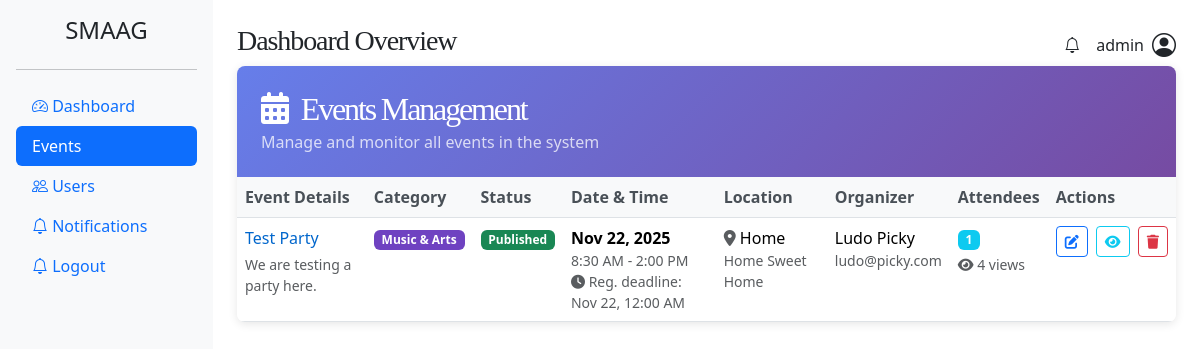
The app's page /events/ (signed in) with its own data.
### event_app/models.py (models this page shows, shortened)
class CustomUser(AbstractUser):
    ROLE_CHOICES = [
        ('admin', 'Admin'),
        ('organizer', 'Organizer'),
        ('attendee', 'Attendee'),
    ]
    contact_number = models.CharField(max_length=15, blank=True, null=True)
    role = models.CharField(max_length=20, choices=ROLE_CHOICES, default='organizer')

class Event(models.Model):
    MUSIC_ARTS = 'music-arts'
    BUSINESS = 'business'
    SPORTS = 'sports'
    TECHNOLOGY = 'technology'
    FOOD_DRINK = 'food-drink'
    HEALTH_WELLNESS = 'health-wellness'
    EDUCATION = 'education'
    COMMUNITY = 'community'
    CHARITY = 'charity'
    GOVERNMENT = 'government'
    TOURISM = 'tourism'
    CATEGORY_CHOICES = [
        (MUSIC_ARTS, 'Music & Arts'),
        (BUSINESS, 'Business & Professional'),
        (SPORTS, 'Sports & Fitness'),
        (TECHNOLOGY, 'Technology'),
        (FOOD_DRINK, 'Food & Drink'),
        (HEALTH_WELLNESS, 'Health & Wellness'),
        (EDUCATION, 'Education & Learning'),
        (COMMUNITY, 'Community & Culture'),
        (CHARITY, 'Charity & Fundraising'),
        (GOVERNMENT, 'Government & Politics'),
        (TOURISM, 'Tourism & Hospitality'),
    ]
    DRAFT = 'draft'
    PUBLISHED = 'published'
    CANCELLED = 'cancelled'
    PENDING = 'pending'
    REJECTED = 'rejected'
    STATUS_CHOICES = [
        (DRAFT, 'Draft'),
        (PUBLISHED, 'Published'),
        (CANCELLED, 'Cancelled'),
        (PENDING, 'Pending'),
    ]
    title = models.CharField(max_length=200)
    description = models.TextField()
    category = models.CharField(max_length=80, choices=CATEGORY_CHOICES)
    status = models.CharField(max_length=20, choices=STATUS_CHOICES, default=DRAFT)
    organizer = models.ForeignKey(User, on_delete=models.CASCADE, related_name='organized_events')
    is_approved = models.BooleanField(default=False)
    attendees = models.ManyToManyField(
        Attendee,
        through='EventRegistration',
        related_name='events',
        blank=True
    )
    start_date = models.DateField()
    end_date = models.DateField()
    start_time = models.TimeField()
    end_time = models.TimeField()
    venue = models.CharField(max_length=200)
    city = models.CharField(max_length=100)
    is_online = models.BooleanField(default=False)
    online_link = models.URLField(blank=True, null=True)
    image = models.ImageField(upload_to='event_images/', blank=True, null=True)
    tags = models.TextField(help_text='Comma-separated tags', blank=True)
    max_attendees = models.PositiveIntegerField(blank=True, null=True)
    registration_deadline = models.DateTimeField(blank=True, null=True)
    views_count = models.PositiveIntegerField(default=0, editable=False)
    created_at = models.DateTimeField(auto_now_add=True)
    updated_at = models.DateTimeField(auto_now=True)
    class Meta:
        ordering = ['-created_at']

### event_app/admin_views.py (the view)
# urls.py: path('events/', admin_views.events_list_view, name='events'),
@login_required
def events_list_view(request):
    events = Event.objects.exclude(status=Event.DRAFT).order_by('-created_at')
    return render(request, 'admin/events.html', {'events': events})

### templates/admin/events.html (shortened to what this page needs)
{% extends "admin/base.html" %}
{% block content %}
<div class="table-container">
    <div class="table-header">
        <h2 class="mb-0">
            <i class="fas fa-calendar-alt me-2"></i>
            Events Management
        </h2>
        <p class="mb-0 mt-1 opacity-75">Manage and monitor all events in the system</p>
    </div>
    <div class="table-responsive">
        <table class="table table-hover mb-0">
            <thead>
                <tr>
                    <th scope="col">Event Details</th>
                    <th scope="col">Category</th>
                    <th scope="col">Status</th>
                    <th scope="col">Date & Time</th>
                    <th scope="col">Location</th>
                    <th scope="col">Organizer</th>
                    <th scope="col">Attendees</th>
                    <th scope="col">Actions</th>
                </tr>
            </thead>
            <tbody>
                {% for event in events %}
                <tr>
                    <td>
                        <div>
                            <a href="{% url 'preview' event.id %}" class="event-title">
                                {{ event.title }}
                            </a>
                            <div class="text-muted small mt-1">
                                {{ event.description|truncatechars:80 }}
                            </div>
                        </div>
                    </td>
                    <td>
                        {% if event.category == 'music-arts' %}
                            <span class="badge bg-purple" style="background-color: #6f42c1 !important;">Music & Arts</span>
                        {% elif event.category == 'business' %}
                            <span class="badge bg-primary">Business & Professional</span>
                        {% elif event.category == 'sports' %}
                            <span class="badge bg-warning text-dark">Sports & Fitness</span>
                        {% elif event.category == 'technology' %}
                            <span class="badge bg-info">Technology</span>
                        {% elif event.category == 'food-drink' %}
                            <span class="badge bg-orange" style="background-color: #fd7e14 !important;">Food & Drink</span>
                        {% elif event.category == 'health-wellness' %}
                            <span class="badge bg-success">Health & Wellness</span>
                        {% elif event.category == 'education' %}
                            <span class="badge bg-dark">Education & Learning</span>
                        {% elif event.category == 'community' %}
                            <span class="badge bg-secondary">Community & Culture</span>
                        {% elif event.category == 'charity' %}
                            <span class="badge bg-pink" style="background-color: #d63384 !important;">Charity & Fundraising</span>
                        {% elif event.category == 'government' %}
                            <span class="badge bg-indigo" style="background-color: #6610f2 !important;">Government & Politics</span>
                        {% elif event.category == 'tourism' %}
                            <span class="badge bg-teal" style="background-color: #20c997 !important;">Tourism & Hospitality</span>
                        {% endif %}
                    </td>
                    <td>
                        {% if event.status == 'pending' %}
                            <span class="badge bg-primary">Pending</span>
                        {% elif event.status == 'draft' %}
                            <span class="badge bg-secondary">Draft</span>
                        {% elif event.status == 'cancelled' %}
                            <span class="badge bg-danger">Cancelled</span>
                        {% elif event.status == 'rejected' %}
                            <span class="badge badge-rejected">Rejected</span>
                        {% elif event.status == 'published' %}
                            <span class="badge bg-success">Published</span>
                        {% endif %}
                    </td>
                    <td>
                        <div>
                            <strong>{{ event.start_date|date:"M d, Y" }}</strong>
                        </div>
                        <div class="text-muted small">
                            {{ event.start_time|time:"g:i A" }} - {{ event.end_time|time:"g:i A" }}
                        </div>
                        {% if event.registration_deadline %}
                        <div class="text-muted small">
                            <i class="fas fa-clock"></i> Reg. deadline: {{ event.registration_deadline|date:"M d, g:i A" }}
                        </div>
                        {% endif %}
                    </td>
                    <td>
                        {% if event.is_online %}
                            <span class="badge bg-info mb-1">
                                <i class="fas fa-globe"></i> Online
                            </span>
                            {% if event.online_link %}
                            <div class="small">
                                <a href="{{ event.online_link }}" target="_blank" class="text-decoration-none">
                                    <i class="fas fa-external-link-alt"></i> Join Link
                                </a>
                            </div>
                            {% endif %}
                        {% else %}
                            <div>
                                <i class="fas fa-map-marker-alt text-muted"></i>
                                {{ event.venue }}
                            </div>
                            <div class="text-muted small">{{ event.city }}</div>
                        {% endif %}
                    </td>
                    <td>
                        <div>{{ event.organizer.get_full_name|default:event.organizer.username }}</div>
                        <div class="text-muted small">{{ event.organizer.email }}</div>
                    </td>
                    <td>
                        <div>
                            <span class="badge bg-info">
                                {{ event.attendees.count }}
                            </span>
                        </div>
                        <div class="text-muted small mt-1">
                            <i class="fas fa-eye"></i> {{ event.views_count }} views
                        </div>
                    </td>
                    <td>
                        <div class="action-buttons">
                            <a href="" class="btn btn-sm btn-outline-primary me-1" title="Edit">
                                <i class="fas fa-edit"></i>
                            </a>
                            <a href="{% url 'preview' event.id %}" class="btn btn-sm btn-outline-info me-1" title="View">
                                <i class="fas fa-eye"></i>
                            </a>
                            <button type="button" class="btn btn-sm btn-outline-danger" data-bs-toggle="modal" data-bs-target="#deleteEventModal{{event.id}}"
                                    title="Delete">
                                <i class="fas fa-trash"></i>
                            </button>
                        </div>
                    </td>
                </tr>
                {% endfor %}
            </tbody>
        </table>
    </div>
</div>
{% endblock content %}

### templates/admin/base.html (shortened to what this page needs)
{% load static %}
<!DOCTYPE html>
<html lang="en">
<head>
  <link href="https://cdn.jsdelivr.net/npm/bootstrap@5.3.7/dist/css/bootstrap.min.css" rel="stylesheet">
  <link href="https://cdn.jsdelivr.net/npm/bootstrap-icons/font/bootstrap-icons.css" rel="stylesheet">
  <link href="https://cdnjs.cloudflare.com/ajax/libs/font-awesome/6.4.0/css/all.min.css" rel="stylesheet">
  <link rel="stylesheet" href="{% static 'css/style.css' %}">
</head>
<body>
  <main class="d-flex">
    {% include "partials/sidebar.html" %}
    <div class="flex-grow-1 p-4">
      <div class="d-flex justify-content-between">
        <h3>Dashboard Overview</h3>
        <div class="d-flex align-items-center">
            <i class="bi bi-bell me-3 position-relative" id="notificationBell" data-bs-toggle="dropdown" aria-expanded="false">
            </i>
            <span class="me-2">{{ request.user.username }}</span>
            <i class="bi bi-person-circle fs-4"></i>
        </div>
      </div>
      {% block content %} {% endblock content %}
    </div>
  </main>
</body>
</html>

### templates/admin/events.html (style rules this page uses)
.table-container { background: #fff; border-radius: 8px; box-shadow: 0 2px 10px rgba(0,0,0,0.1); overflow: hidden; }
.table-header { background: linear-gradient(135deg, #667eea 0%, #764ba2 100%); color: white; padding: 1.5rem; margin: 0; }
.event-title { color: #0066cc; text-decoration: none; font-weight: 500; }
.table th { background-color: #f8f9fa; border-top: none; font-weight: 600; color: #495057; }
.action-buttons { white-space: nowrap; }
.btn-sm { padding: 0.25rem 0.5rem; font-size: 0.875rem; }

### records on screen
CustomUser: user.username "admin"
Event: title "Test Party", description "We are testing a party here.", category "Music & Arts", status "Published", start_date "Nov 22, 2025", start_time "8:30 AM", end_time "2:00 PM", registration_deadline "Nov 22, 12:00 AM", venue "Home", city "Home Sweet Home", organizer.get_full_name "Ludo Picky", organizer.email "ludo@picky.com", attendees.count "1", views_count "4"
